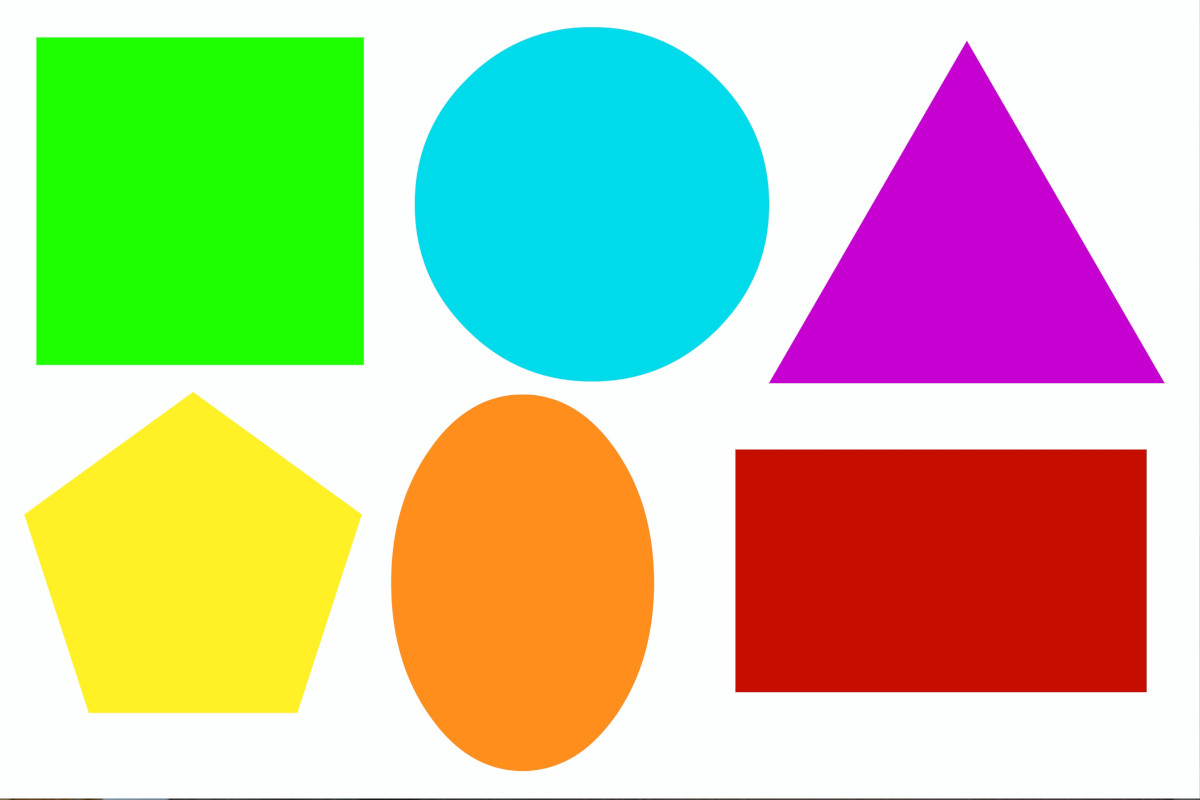
#> input picture img/shapes.jpg, 1200 x 800 px
$ python horizontal.py
#> lines starting #> are read from the running program, lines starting #| are printed output that depends on the picture; after the words box and inside, x2 and y2 are one past the last pixel; in counts of white or black regions, pixels touching at a corner belong together
import cv2 as cv
import numpy as np

def sample(a):
    pass

cv.namedWindow("TrackedBars")
cv.resizeWindow("TrackedBars",640,240)
cv.createTrackbar("Hue Min","TrackedBars",0,179,sample)
cv.createTrackbar("Hue Max","TrackedBars",179,179,sample)
cv.createTrackbar("Saturation Min","TrackedBars",0,255,sample)
cv.createTrackbar("Saturation Max","TrackedBars",255,255,sample)
cv.createTrackbar("Val Min","TrackedBars",0,221,sample)
cv.createTrackbar("Val Max","TrackedBars",221,221,sample)


while True:
    img = cv.imread("img/shapes.jpg")
#> img is the input picture: shape (800, 1200, 3); mean B, G, R 158.4, 197.5, 192.2
    img = cv.resize(img,(img.shape[1]-200,img.shape[0]-200))
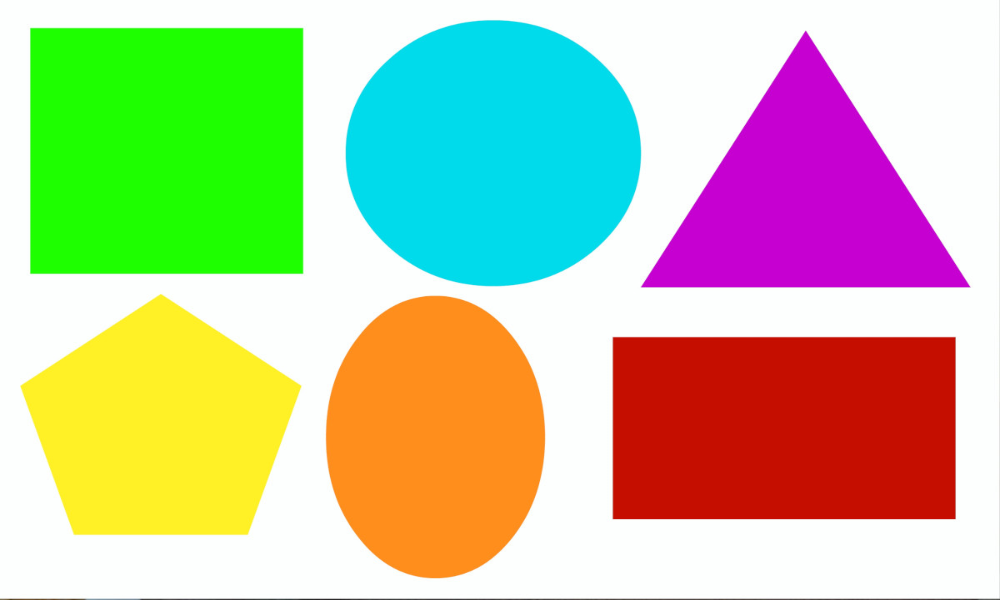
#> img: shape (600, 1000, 3); mean B, G, R 158.4, 197.5, 192.2
    hsv = cv.cvtColor(img,cv.COLOR_BGR2HSV)
#> hsv: shape (600, 1000, 3); mean H, S, V 63.4, 135.5, 243.1
    h_min = cv.getTrackbarPos("Hue Min","TrackedBars")
    h_max = cv.getTrackbarPos("Hue Max","TrackedBars")
    s_min = cv.getTrackbarPos("Saturation Min","TrackedBars")
    s_max = cv.getTrackbarPos("Saturation Max","TrackedBars")
    v_min = cv.getTrackbarPos("Val Min","TrackedBars")
    v_max = cv.getTrackbarPos("Val Max","TrackedBars")
    lower = np.array([h_min,s_min,v_min])
    upper = np.array([h_max,s_max,v_max])
    mask = cv.inRange(hsv,lower,upper)
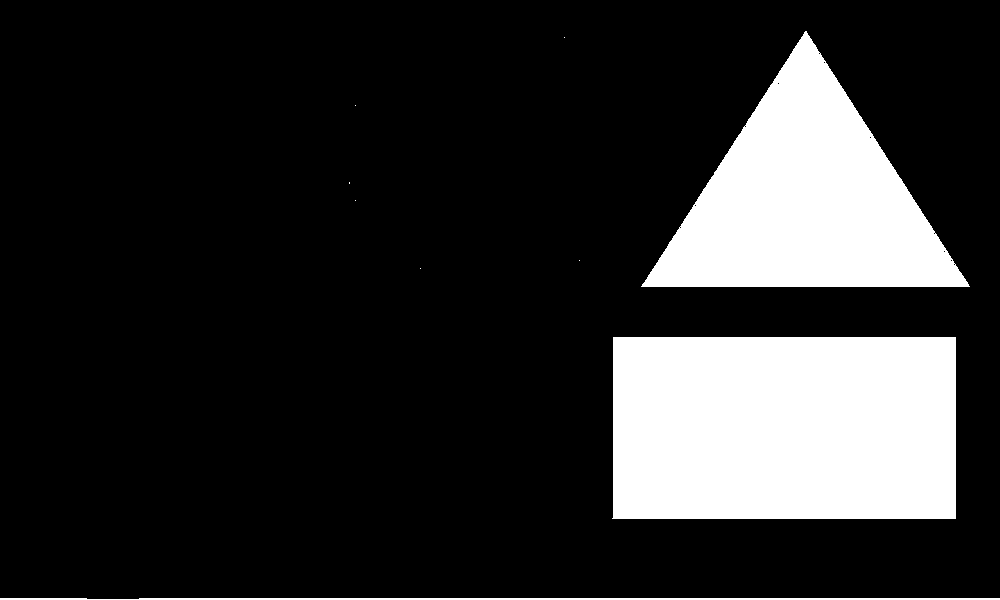
#> mask: shape (600, 1000); 17.8% white; 9 white regions (6 under 20 px), largest, box (x1, y1, x2, y2) and area: (612, 337, 956, 519) 62427, (641, 31, 970, 287) 42207, (0, 598, 1000, 600) 1948
    imgResult = cv.bitwise_and(img,img,mask=mask)
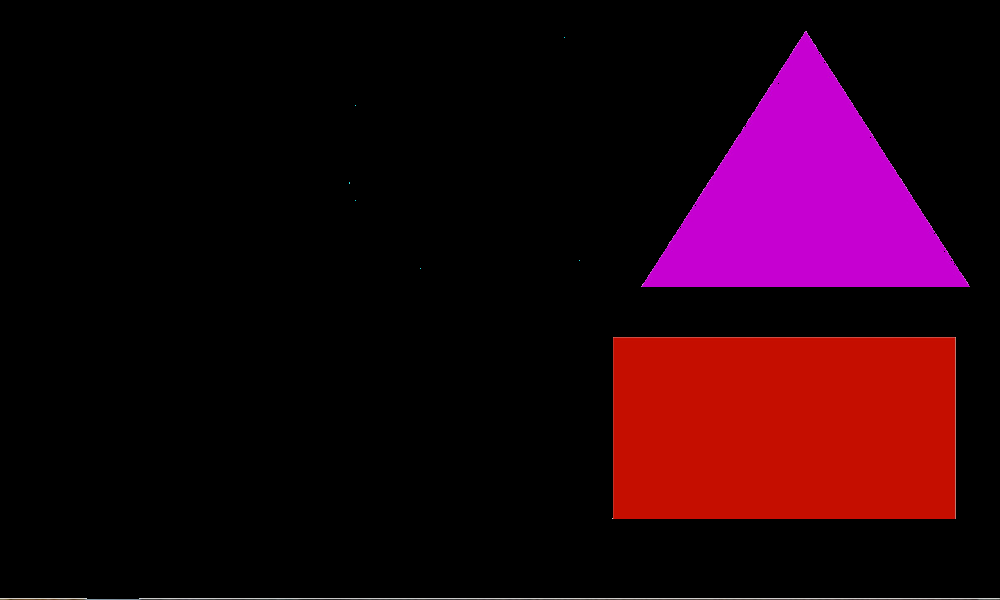
#> imgResult: shape (600, 1000, 3); mean B, G, R 15.2, 2, 34.9

    cv.imshow("Color",img)
    cv.imshow("HSV",hsv)
    cv.imshow("Mask",mask)
    cv.imshow("Image Result",imgResult)


    cv.waitKey(1)

$ run again, with img/friends.jpg copied over img/shapes.jpg
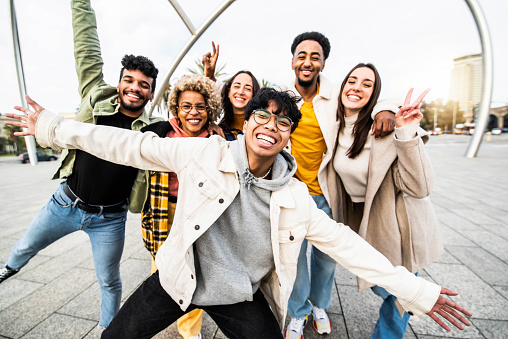
#> input picture img/friends.jpg, 508 x 339 px
#> img is the input picture: shape (339, 508, 3); mean B, G, R 172.3, 179.8, 186.3
#> img: shape (139, 308, 3)
#> hsv: shape (139, 308, 3); mean H, S, V 48.9, 37.1, 190.2
#> `mask = cv.inRange(hsv,lower,upper)`:
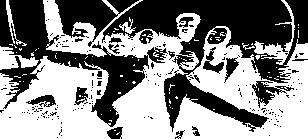
#> mask: shape (139, 308); 53.7% white; 185 black regions (166 under 20 px), largest, box (x1, y1, x2, y2) and area: (102, 0, 308, 132) 10040, (0, 0, 168, 127) 5862, (55, 0, 139, 47) 1757
#> `imgResult = cv.bitwise_and(img,img,mask=mask)`:
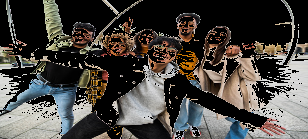
#> imgResult: shape (139, 308, 3); mean B, G, R 66.2, 70.4, 73.9
